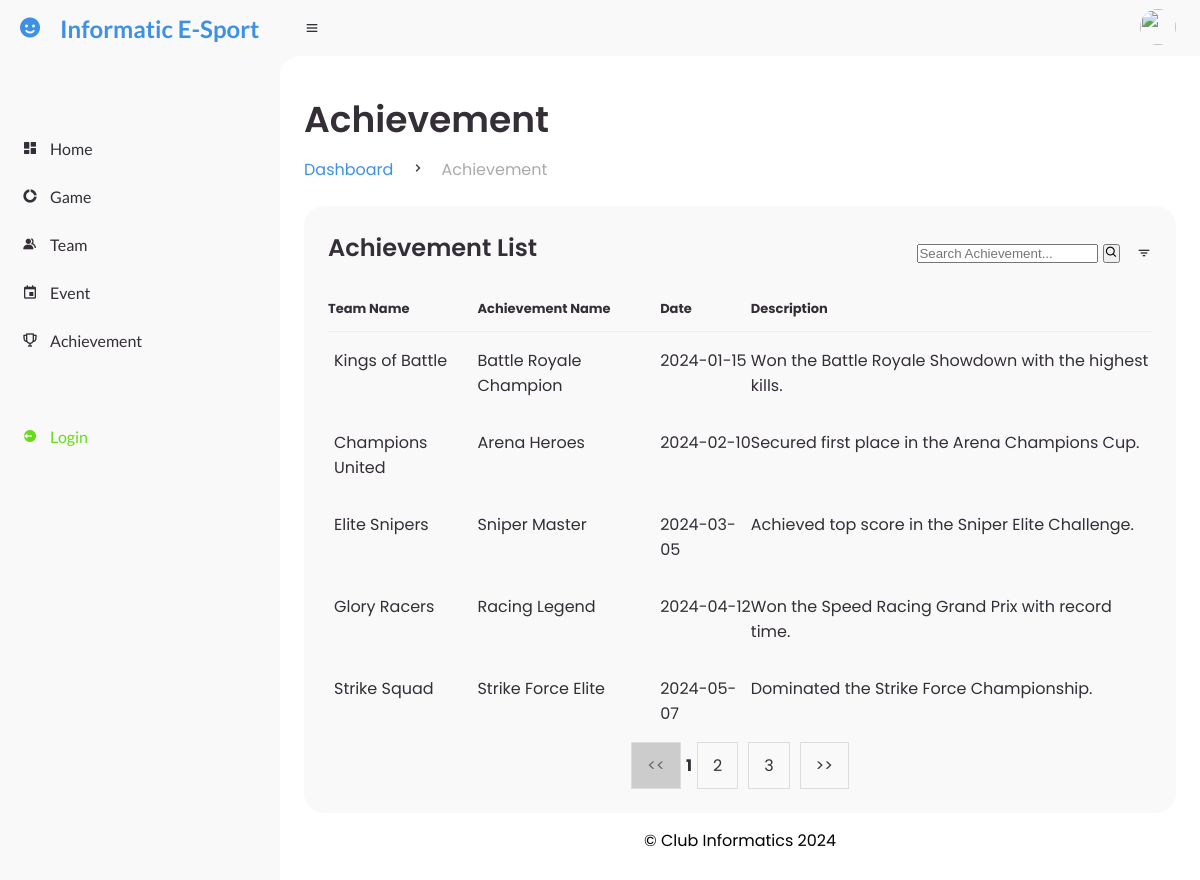
Page /nologin/achievement/achievement.php on the committed database.
### tables this page shows
CREATE TABLE `achievement` (
  `idachievement` int(11) NOT NULL,
  `idteam` int(11) NOT NULL,
  `name` varchar(45) DEFAULT NULL,
  `date` date DEFAULT NULL,
  `description` varchar(200) DEFAULT NULL
);

CREATE TABLE `team` (
  `idteam` int(11) NOT NULL,
  `idgame` int(11) NOT NULL,
  `name` varchar(45) DEFAULT NULL,
  `imgPath` varchar(500) DEFAULT NULL
);

### class/classAchievement.php (called while the page is built, shortened)
<?php
class Achievement
{
    private $idTeam;
    private $name;
    private $date;
    private $description;
    public function __construct($conn, $idAchievement = null, $idTeam = null, $name = null, $date = null, $description = null)
    {
        $this->idTeam = $idTeam;
        $this->name = $name;
        $this->date = $date;
        $this->description = $description;
    }
    public function getIdTeam()
    {
        return $this->idTeam;
    }
    public function getName()
    {
        return $this->name;
    }
    public function getDate()
    {
        return $this->date;
    }
    public function getDescription()
    {
        return $this->description;
    }
    public static function getAllAchievementWithPaging($koneksi,  $page = 1, $limit = 5, $search = "")
    {
        $offset = ($page - 1) * $limit;
        $search = "%" . $search . "%";
        $stmt = $koneksi->prepare("
            SELECT a.idachievement, t.name as team_name, a.name, a.date, a.description FROM achievement as a
            inner join team as t on a.idteam = t.idteam
            WHERE a.name LIKE ?
            LIMIT ?, ?
        ");
        $stmt->bind_param("sii", $search, $offset, $limit);
        $stmt->execute();
        $result = $stmt->get_result();
        $achievements = [];
        while ($row = mysqli_fetch_assoc($result)) {
            $achievement = new Achievement($koneksi, $row['idachievement'], $row['team_name'], $row['name'], $row['date'], $row['description']);
            $achievements[] = $achievement;
        }
        return $achievements;
    }
}

### nologin/achievement/achievement.php (the view, shortened to what this page needs)
<?php
require_once('../../service/config.php');
require_once('../../class/classAchievement.php');
require_once('../template/header.php');
require_once('../template/sidebar.php');
require_once('../template/navbar.php');
$page = isset($_GET['page']) ? (int)$_GET['page'] : 1;
$limit = 5;
$search = isset($_GET['search']) ? $_GET['search'] : "";
$achievements = Achievement::getAllAchievementWithPaging($koneksi, $page, $limit, $search);
$search_query = "%" . $search . "%";
$stmt = $koneksi->prepare("SELECT COUNT(*) AS total FROM achievement WHERE name LIKE ?");
$stmt->bind_param("s", $search_query);
$stmt->execute();
$total_achievements_result = $stmt->get_result();
$total_achievements = $total_achievements_result->fetch_assoc()['total'];
?>
<main>
    <div class="head-title">
        <div class="left">
            <h1>Achievement</h1>
            <ul class="breadcrumb">
                <li>
                    <a class="active" href="../index.php">Dashboard</a>
                </li>
                <li><i class='bx bx-chevron-right'></i></li>
                <li>
                    <a href="#">Achievement</a>
                </li>
            </ul>
        </div>
    </div>
    <div class="table-data">
        <div class="order">
            <div class="head">
                <h3>Achievement List</h3>
                <form method="GET" action="">
                    <input type="text" name="search" placeholder="Search Achievement..."
                        value="<?= isset($_GET['search']) ? htmlspecialchars($_GET['search']) : '' ?>" />
                    <button type="submit"><i class='bx bx-search'></i></button>
                </form>
                <i class='bx bx-filter'></i>
            </div>
            <table>
                <thead>
                    <tr>
                        <th>Team Name</th>
                        <th>Achievement Name</th>
                        <th>Date</th>
                        <th>Description</th>
                    </tr>
                </thead>
                <tbody>
                    <?php
                    foreach ($achievements as $achievement) {
                        echo "<tr>";
                        echo "<td>" . htmlspecialchars($achievement->getIdTeam()) . "</td>";
                        echo "<td>" . htmlspecialchars($achievement->getName()) . "</td>";
                        echo "<td>" . htmlspecialchars($achievement->getDate()) . "</td>";
                        echo "<td>" . htmlspecialchars($achievement->getDescription()) . "</td>";
                        echo "</tr>";
                    }
                    ?>
                </tbody>
            </table>
            <div class="pagination" style="text-align: right;">
                <?php
                if ($page > 1): ?>
                    <a href="?page=<?= $page - 1 ?>&search=<?= urlencode($search) ?>">
                        << </a>
                        <?php else: ?>
                            <a href="#" class="disabled">
                                << </a>
                                <?php endif; ?>
                                <?php
                                $max_hal = ceil($total_achievements / $limit);
                                $start_page = max(1, $page - 1);
                                $end_page = min($max_hal, $start_page + 2);
                                for ($hal = $start_page; $hal <= $end_page; $hal++): ?>
                                    <?php if ($hal == $page): ?>
                                        <b><?= $hal ?></b>
                                    <?php else: ?>
                                        <a href="?page=<?= $hal ?>&search=<?= urlencode($search) ?>"><?= $hal ?></a>
                                    <?php endif; ?>
                                <?php endfor; ?>
                                <?php if ($page < $max_hal): ?>
                                    <a href="?page=<?= $page + 1 ?>&search=<?= urlencode($search) ?>">>></a>
                                <?php else: ?>
                                    <a href="#" class="disabled">>></a>
                                <?php endif; ?>
            </div>
        </div>
    </div>
    <?php
    require_once('../template/footer.php');
    ?>
</main>

### style.css (style rules this page uses)
* { margin: 0; padding: 0; box-sizing: border-box; }
.pagination { display: flex; justify-content: center; align-items: center; list-style: none; padding: 0; }
.pagination a { padding: 10px 15px; margin: 0 5px; border: 1px solid #ddd; text-decoration: none; color: #333; background-color: #f9f9f9; transition: background-color 0.3s; }
.pagination a.disabled { pointer-events: none; background-color: #ccc; color: #666; }
.head h3 { margin-bottom: 10px; }
a { text-decoration: none; }
li { list-style: none; }
:root { --poppins: 'Poppins', sans-serif; --lato: 'Lato', sans-serif; --light: #F9F9F9; --blue: #3C91E6; --light-blue: #CFE8FF; --grey: #eee; --dark-grey: #AAAAAA; --dark: #342E37; --red: #DB504A; --yellow: #FFCE26; --light-yellow: #FFF2C6; --orange: #FD7238; --light-orange: #FFE0D3; --green: #66dc17; }
html { overflow-x: hidden; }
#content main { width: 100%; padding: 36px 24px; font-family: var(--poppins); max-height: calc(100vh - 56px); overflow-y: auto; }
#content main .head-title { display: flex; align-items: center; justify-content: space-between; grid-gap: 16px; flex-wrap: wrap; }
#content main .head-title .left h1 { font-size: 36px; font-weight: 600; margin-bottom: 10px; color: var(--dark); }
#content main .head-title .left .breadcrumb { display: flex; align-items: center; grid-gap: 16px; }
#content main .head-title .left .breadcrumb li { color: var(--dark); }
#content main .head-title .left .breadcrumb li a { color: var(--dark-grey); pointer-events: none; }
#content main .head-title .left .breadcrumb li a.active { color: var(--blue); pointer-events: unset; }
#content main .table-data { display: flex; flex-wrap: wrap; grid-gap: 24px; margin-top: 24px; width: 100%; color: var(--dark); }
#content main .table-data>div { border-radius: 20px; background: var(--light); padding: 24px; overflow-x: auto; }
#content main .table-data .head { display: flex; align-items: center; grid-gap: 16px; margin-bottom: 24px; }
#content main .table-data .head h3 { margin-right: auto; font-size: 24px; font-weight: 600; }
#content main .table-data .head .bx { cursor: pointer; }
#content main .table-data .order { flex-grow: 1; flex-basis: 500px; }
#content main .table-data .order table { width: 100%; border-collapse: collapse; }
#content main .table-data .order table th { padding-bottom: 12px; font-size: 13px; text-align: left; border-bottom: 1px solid var(--grey); }
#content main .table-data .order table td { padding: 16px 0; }
#content main .table-data .order table tr td:first-child { display: flex; align-items: center; grid-gap: 12px; padding-left: 6px; }
.head-title { margin-bottom: 20px; }
.head-title h1 { font-size: 28px; font-weight: 600; color: #333; }
.table-data .order table td { vertical-align: top !important; }

### rows in the picture
achievement: idteam.name "Kings of Battle", name "Battle Royale Champion", date "2024-01-15", description "Won the Battle Royale Showdown with the highest kills."
achievement: idteam.name "Champions United", name "Arena Heroes", date "2024-02-10", description "Secured first place in the Arena Champions Cup."
achievement: idteam.name "Elite Snipers", name "Sniper Master", date "2024-03-05", description "Achieved top score in the Sniper Elite Challenge."
achievement: idteam.name "Glory Racers", name "Racing Legend", date "2024-04-12", description "Won the Speed Racing Grand Prix with record time."
achievement: idteam.name "Strike Squad", name "Strike Force Elite", date "2024-05-07", description "Dominated the Strike Force Championship."
